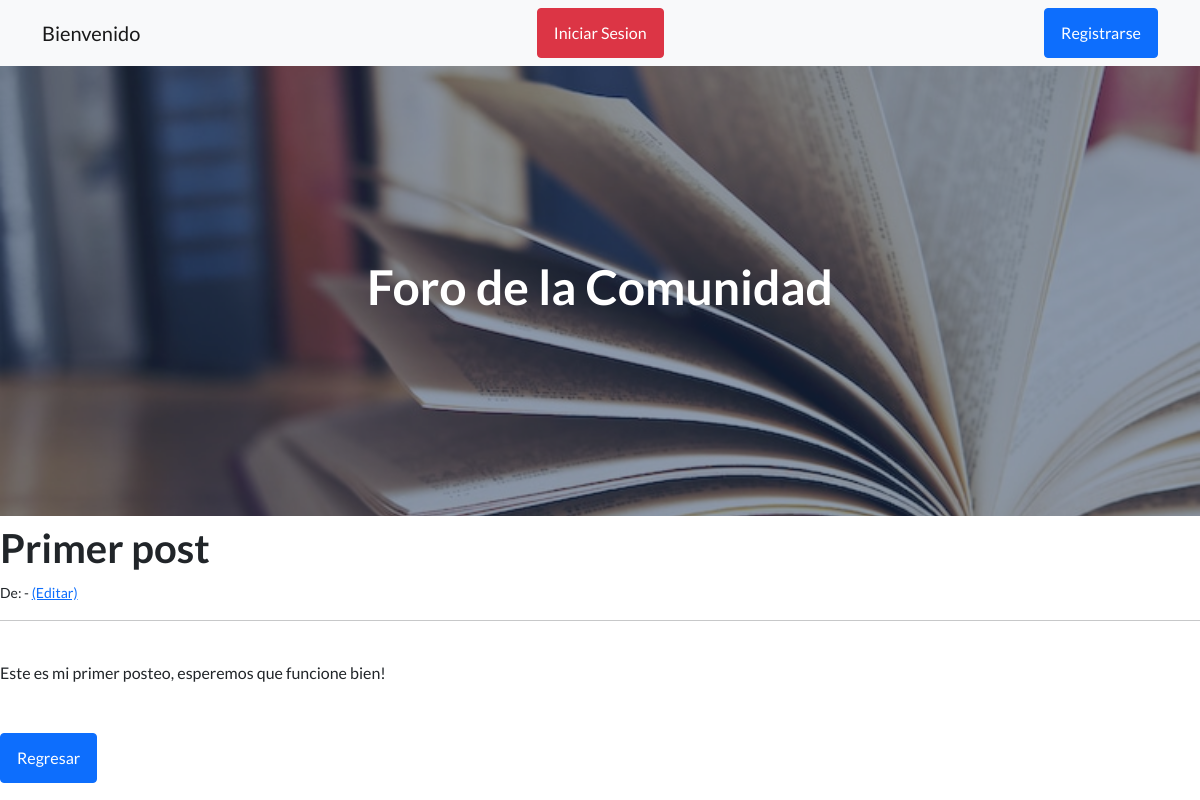
The page /app_biblioteca/article_detail/1 on the database its author committed.
### app_biblioteca/models.py (models this page shows, shortened)
class Post(models.Model):
    titulo = models.CharField(max_length=255)
    autor = models.ForeignKey(User, on_delete=models.CASCADE)
    body = models.TextField()

### app_biblioteca/views.py (the view)
# urls.py: path('article_detail/<int:pk>',ArticleDetailView.as_view(), name='article_detail' ),#pk=private key, asigna un codigo único al articulo en este caso
class ArticleDetailView(DetailView):
    model = Post
    template_name = 'app_biblioteca/article_detail.html'

### app_biblioteca/templates/app_biblioteca/article_detail.html
{% extends 'app_biblioteca/inicio.html' %}
{% load static %}
{% block titulo %}
<h1>{{ 'Foro de la Comunidad' }}</h1>
{% endblock %}
{% block contenido_que_cambia %}
<h1>{{ post.titulo }}</h1>
<small>De: {{ post.autor.first_name }} {{ post.autor.last_name}} - <a href="{% url 'editar_post' post.pk %}">(Editar)</a></small><br/>
<hr>
<br/>
{{ post.body }}
<br/>
<br/>
<br/>
<a class="btn btn-primary" href="{% url 'social' %}">Regresar</a>
{% endblock %}

### rows shown on the page
Post: titulo "Primer post", body "Este es mi primer posteo, esperemos que funcione bien!"

### other values the page prints
{{ 'Foro de la Comunidad' }} "Foro de la Comunidad"
